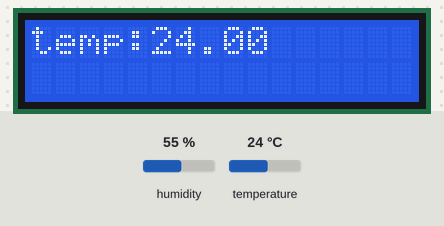
This sketch was run on a simulated Arduino Uno, built with avr-gcc and run on an emulated ATmega328P. On the bench: 16×2 character LCD. Inputs (shaded band) come from the test bench; at power-on: temperature 24 °C, humidity 55 %.

Above: at 1.2 s.
1.3 s: temperature set to 12 °C
At 3.0 s:
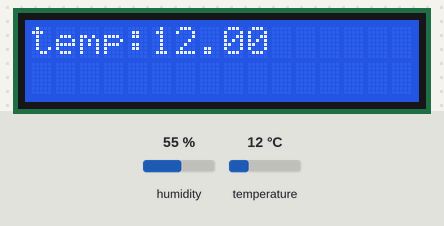
4.0 s: temperature set to 19 °C
At 5.5 s:
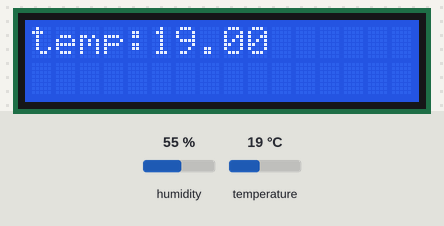
6.7 s: temperature set to 28 °C
At 9.3 s:
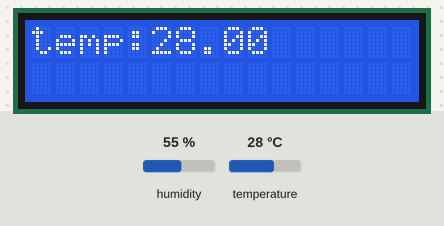
Timing chart, 0 to 10.8 s (numbered marks = the images above; inputs shaded):
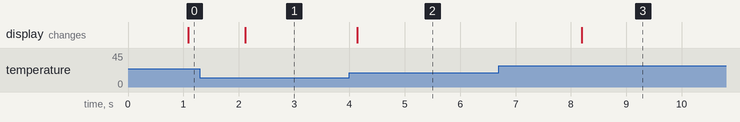

The sketch:

Temp_sensor_with_lcd.ino
```cpp
#include <DHT.h>
#include <DHT_U.h>
#include <LiquidCrystal.h>

DHT dht(8 , DHT11);
LiquidCrystal lcd(2,3,4,5,6,7);
int sensor = 8;
void setup()
{
  lcd.begin(16,2);
  dht.begin();
}

void loop()
{
  float chk = dht.readTemperature();
 lcd.print(chk);
  lcd.setCursor(0,0);


 lcd.print("temp:");
//lcd.setCursor(3,1);
  delay(1000);
}
```

Measured:
- after the input at 1.3 s, the display: changes after 0.81 s (image 1)
- after the input at 4.0 s, the display: changes after 0.14 s (image 2)
- after the input at 6.7 s, the display: changes after 1.5 s (image 3)
